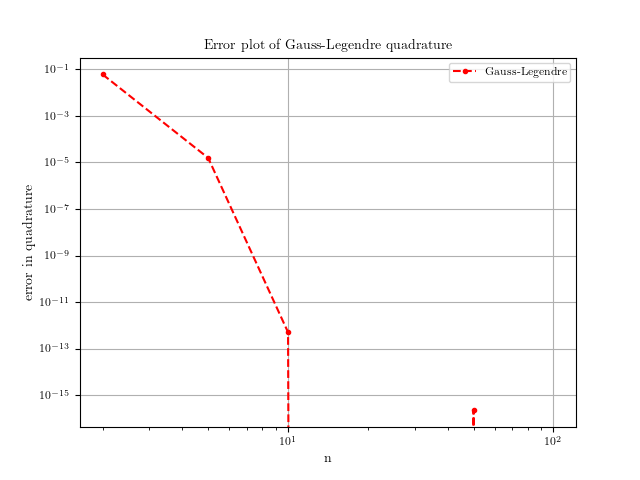

Generate this figure with Julia:
#!/usr/bin/env julia
# File: gausslegquad.jl
# Name: D.Saravanan
# Date: 08/03/2022

""" Script to evaluate integral exp(-x^2) from -1 to +1 """

using SciPy
using FastGaussQuadrature, LinearAlgebra
import PyPlot
const plt = PyPlot
plt.rc("pgf", texsystem="pdflatex")
plt.rc("font", family="serif", weight="normal", size=8)
plt.rc("axes", labelsize=10, titlesize=10)
plt.rc("figure", titlesize=10)
plt.rc("text", usetex="True")

# exact value of the integral
f = x -> exp(-x^2)
exact = SciPy.integrate.quad(f, -1, 1)[1]

N = [2, 5, 10, 20, 50, 100]

n = zeros(length(N))
error = zeros(length(N))

for (i, k) in enumerate(N)

    n[i] = k
    
    # nodes and weights calculations
    x, w = gausslegendre(k)

    # integration
    integral = (w' * f.(x))

    # error calculation
    error[i] = abs(integral - exact)

end

fig, ax = plt.subplots()
ax.loglog(n, error, "r.--", label=raw"Gauss-Legendre")
ax.set_title(raw"Error plot of Gauss-Legendre quadrature")
ax.set(xlabel=raw"n", ylabel=raw"error in quadrature")
ax.grid(true); ax.legend()
plt.savefig("gausslegquad.png")
